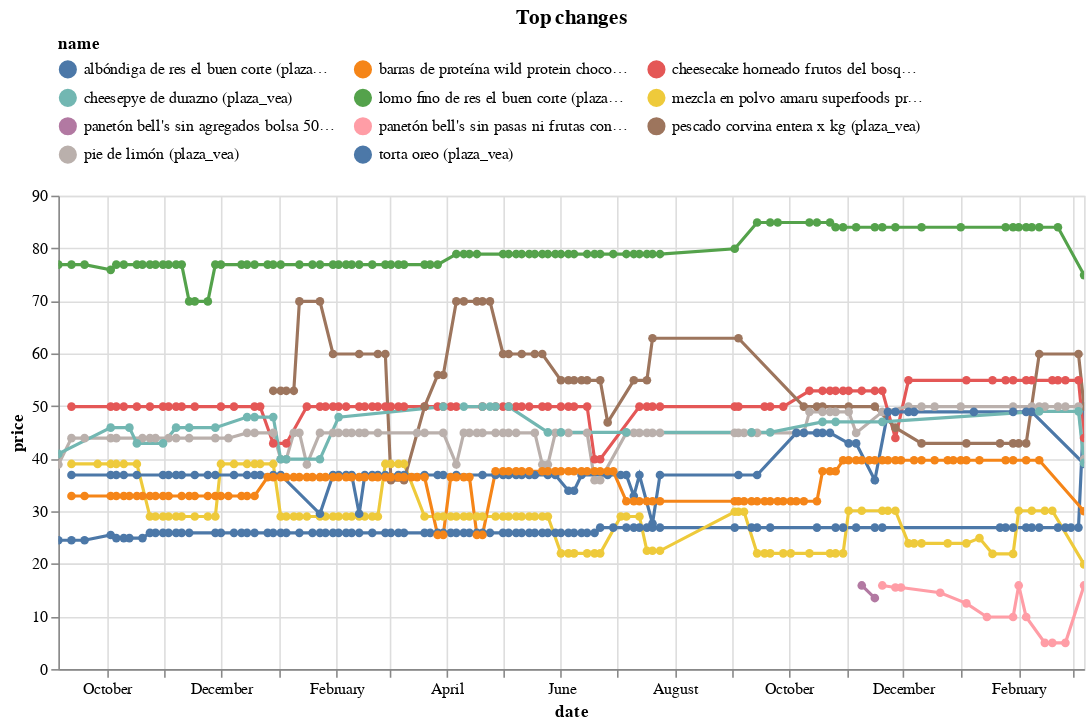

Notebook source saved alongside this figure:
### Code cell
top_changes_abs.head(10).pipe(plot_changes, 'Top changes')

### Figure 1 — Vega-Lite specification as saved in the notebook (floating-point values rounded to 4 significant figures; data arrays with more than 128 entries replaced by an {"elided": "..."} marker saying what was removed)
{"config": {"view": {"continuousWidth": 300, "continuousHeight": 300}, "legend": {"columns": 3, "orient": "top"}}, "data": {"name": "data-35d460c753749b4815ce42a865ad6e8a"}, "mark": {"type": "line", "point": true}, "encoding": {"color": {"field": "name", "scale": {"domain": ["albóndiga de res el buen corte (plaza_vea)", "barras de proteína wild protein chocolate bitter caja 5un (plaza_vea)", "cheesecake horneado frutos del bosque (plaza_vea)", "cheesepye de durazno (plaza_vea)", "lomo fino de res el buen corte (plaza_vea)", "mezcla en polvo amaru superfoods protein pancake de cacao caja 350g (plaza_vea)", "panetón bell's sin agregados bolsa 500g (plaza_vea)", "panetón bell's sin pasas ni frutas confitadas bolsa 500g (plaza_vea)", "pescado corvina entera x kg (plaza_vea)", "pie de limón (plaza_vea)", "torta oreo (plaza_vea)"]}, "type": "nominal"}, "tooltip": [{"field": "name", "type": "nominal"}, {"field": "price", "type": "quantitative"}, {"field": "last_price", "type": "quantitative"}], "x": {"field": "date", "type": "temporal"}, "y": {"field": "price", "type": "quantitative"}}, "params": [{"name": "param_7", "select": {"type": "point", "fields": ["name"]}, "bind": "legend"}, {"name": "param_8", "select": {"type": "interval", "encodings": ["x", "y"]}, "bind": "scales"}], "title": "Top changes", "transform": [{"filter": {"param": "param_7"}}], "width": 650, "$schema": "https://vega.github.io/schema/vega-lite/v5.16.3.json", "datasets": {"data-35d460c753749b4815ce42a865ad6e8a": {"elided": "736 records"}}}
